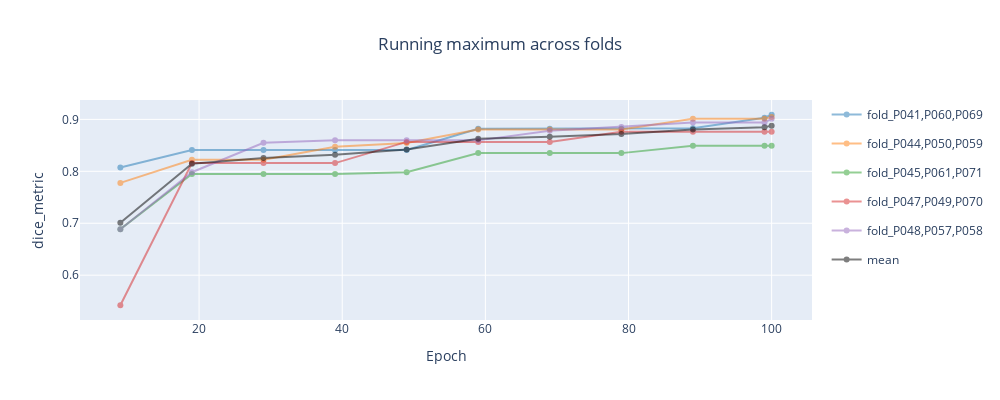

Notebook source saved alongside this figure:
### Markdown cell above
For each fold, the current maximum for every epoch of the main metric (the checkpoint metric, `validation/checkpoint_metric` in the config).

### Code cell
create_running_metric_plot(df_train)

### Figure 1 — Plotly figure (JSON) as saved in the notebook; plotly's stock layout.template omitted (floating-point values rounded to 4 significant figures)
{"data": [{"legendgroup": "fold_P041,P060,P069", "line": {"color": "rgb(31, 119, 180)", "width": 2}, "marker": {"size": 6}, "mode": "lines+markers", "name": "fold_P041,P060,P069", "opacity": 0.5, "type": "scatter", "x": [9, 19, 29, 39, 49, 59, 69, 79, 89, 99, 100], "y": [0.8074, 0.8412, 0.8412, 0.8412, 0.8412, 0.8821, 0.8821, 0.8821, 0.8832, 0.9033, 0.9089]}, {"legendgroup": "fold_P044,P050,P059", "line": {"color": "rgb(255, 127, 14)", "width": 2}, "marker": {"size": 6}, "mode": "lines+markers", "name": "fold_P044,P050,P059", "opacity": 0.5, "type": "scatter", "x": [9, 19, 29, 39, 49, 59, 69, 79, 89, 99, 100], "y": [0.7777, 0.8223, 0.8223, 0.8475, 0.8547, 0.8805, 0.8805, 0.8805, 0.9014, 0.9014, 0.9044]}, {"legendgroup": "fold_P045,P061,P071", "line": {"color": "rgb(44, 160, 44)", "width": 2}, "marker": {"size": 6}, "mode": "lines+markers", "name": "fold_P045,P061,P071", "opacity": 0.5, "type": "scatter", "x": [9, 19, 29, 39, 49, 59, 69, 79, 89, 99, 100], "y": [0.6886, 0.7947, 0.7947, 0.7947, 0.7982, 0.835, 0.835, 0.835, 0.8491, 0.8491, 0.8491]}, {"legendgroup": "fold_P047,P049,P070", "line": {"color": "rgb(214, 39, 40)", "width": 2}, "marker": {"size": 6}, "mode": "lines+markers", "name": "fold_P047,P049,P070", "opacity": 0.5, "type": "scatter", "x": [9, 19, 29, 39, 49, 59, 69, 79, 89, 99, 100], "y": [0.5421, 0.8158, 0.8158, 0.8158, 0.8567, 0.8567, 0.8567, 0.876, 0.876, 0.876, 0.876]}, {"legendgroup": "fold_P048,P057,P058", "line": {"color": "rgb(148, 103, 189)", "width": 2}, "marker": {"size": 6}, "mode": "lines+markers", "name": "fold_P048,P057,P058", "opacity": 0.5, "type": "scatter", "x": [9, 19, 29, 39, 49, 59, 69, 79, 89, 99, 100], "y": [0.6885, 0.7983, 0.855, 0.8596, 0.8596, 0.8596, 0.8781, 0.8854, 0.8939, 0.8939, 0.9012]}, {"legendgroup": "mean", "line": {"color": "black", "width": 2}, "marker": {"size": 6}, "mode": "lines+markers", "name": "mean", "opacity": 0.5, "type": "scatter", "x": [9, 19, 29, 39, 49, 59, 69, 79, 89, 99, 100], "y": [0.7009, 0.8144, 0.8258, 0.8317, 0.8421, 0.8628, 0.8665, 0.8718, 0.8807, 0.8848, 0.8879]}], "layout": {"height": 400, "title": {"text": "Running maximum across folds", "x": 0.5}, "width": 1000, "xaxis": {"autorange": true, "range": [3.343, 105.7], "title": {"text": "Epoch"}, "type": "linear"}, "yaxis": {"autorange": true, "range": [0.5137, 0.9373], "title": {"text": "dice_metric"}, "type": "linear"}}}
